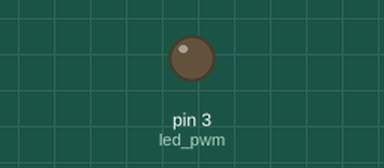
The program below on a simulated Raspberry Pi (header pin numbers). Parts: output pins drawn as LEDs (lit = HIGH). At 10.1 s the program stops and its outputs stay as they are.

Above: at 10.1 s.
Timing chart, 0 to 11.6 s (numbered marks = the images above):
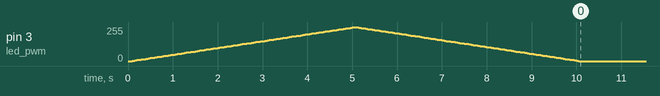

Measured:
- by itself, pin 3 (led_pwm): rises from 0/255 to 255/255 in 5.0 s, then falls to 0/255 in 5.0 s

The program:

pwm_led_fade.py
```python
import RPi.GPIO as gpio
from time import sleep

gpio.setwarnings(False)
gpio.setmode(gpio.BOARD)
gpio.setup(3,gpio.OUT,initial=gpio.LOW)

led_pwm=gpio.PWM(3,100) # pin no , freq
led_pwm.start(0)#duty cycle

#fade in - lights up
for i in range(0,100):
    sleep(0.05)
    led_pwm.ChangeDutyCycle(i)#duty cycle
'''
#fade out - lights down
for i in range(100,0,-1):
    sleep(0.05)
    led_pwm.ChangeDutyCycle(i)#duty cycle

led_pwm.stop()'''

i=100
while (i>=0):
    sleep(0.05)
    led_pwm.ChangeDutyCycle(i)#duty cycle
    i=i-1
led_pwm.stop()
```
